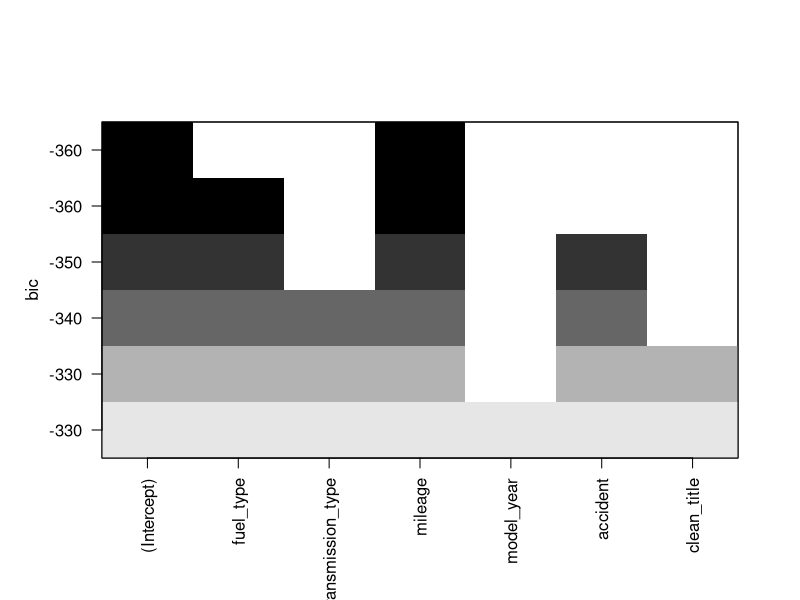

Reproduce this figure in R.
## ---- chunk 1
knitr::opts_chunk$set(echo = TRUE)
## ---- chunk 2
df = read.csv("R_used_cars.csv") 
## ---- chunk 3
df2 <- df[ , -c(1,2)]   # Removes columns 'brand' and 'model' for regression
df2 <- na.omit(df2)     # Removes null values
head(df2)
## ---- chunk 4
X <- model.matrix(price ~ ., data = df2)[, -1]
y <- df2$price
## ---- chunk 5
# function to sum qualitative variables row wise
safe_rowSums <- function(X, pattern) {
  cols <- grep(pattern, colnames(X))
  if (length(cols) == 0) {
    message("No matches for pattern: ", pattern)
    return(rep(0, nrow(X)))
  } else {
    m <- X[, cols, drop = FALSE]
    stopifnot(nrow(m) == nrow(X))
    return(rowSums(m))
  }
}

# applies the function to qualitative variables in new data frame
X_grouped <- data.frame(
  fuel_type         = safe_rowSums(X, "fuel_type"),
  transmission_type = safe_rowSums(X, "transmission_type"),
  mileage           = X[, "mileage"],
  model_year        = X[, "model_year"],
  accident          = X[, "accident"],
  clean_title       = X[, "clean_title"]
)

# combines the new data frame with the response variable
df_grouped <- data.frame(y = y, X_grouped)
## ---- chunk 6
library(leaps)
sub_sel <- regsubsets(y ~ ., data = df_grouped, nvmax = 19)
sub_res <- summary(sub_sel)
sub_res
cat("The best model using BIC contains", which.min(sub_res$bic), "predictor.")
## ---- chunk 7
# bic plot of all 'best subsets'
plot(sub_sel, scale = "bic")
## ---- chunk 8
# creates training and testing data
n = nrow(df_grouped)
set.seed(1) 
train = sample(n, 0.9*n, replace = FALSE) 
training = df_grouped[train,]
testing = df_grouped[-train,]
## ---- chunk 9
# regression using the best subset 
reg <- lm(y ~ mileage, data = training)
summary(reg)
## ---- chunk 10
predictions <- predict(reg, newdata = testing)
mse <- mean((testing$y- predictions)^2)
rmse <- sqrt(mse)
cat("The RMSE of our model is:", sprintf("%.2f", rmse))
